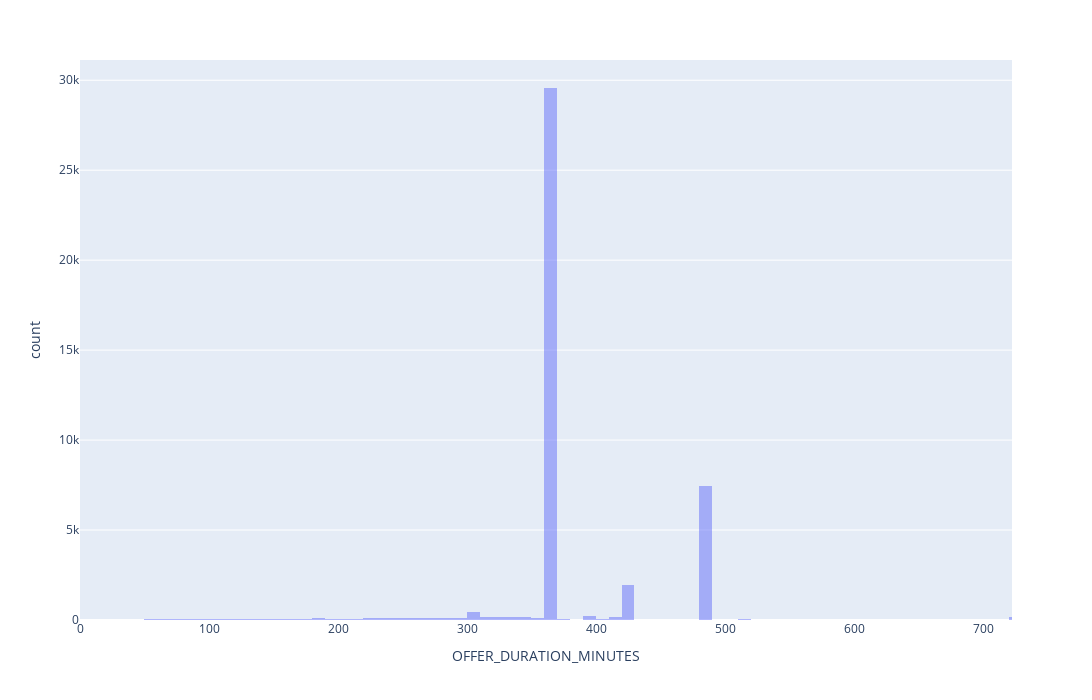

The notebook cell this image was saved under:
### Code cell
fig = px.histogram(data, x="OFFER_DURATION_MINUTES", hover_data=data.columns, width=1200, height=700, barmode="overlay", range_x=(0,722), nbins=int(data["OFFER_DURATION_MINUTES"].max()/10))
fig.show()

### Figure 1 — Plotly figure (JSON) as saved in the notebook; plotly's stock layout.template omitted (floating-point values rounded to 4 significant figures; data arrays with more than 128 entries replaced by an {"elided": "..."} marker saying what was removed)
{"data": [{"alignmentgroup": "True", "bingroup": "x", "hovertemplate": "OFFER_DURATION_MINUTES=%{x}<br>count=%{y}<extra></extra>", "legendgroup": "", "marker": {"color": "#636efa", "opacity": 0.5, "pattern": {"shape": ""}}, "name": "", "nbinsx": 628, "offsetgroup": "", "orientation": "v", "showlegend": false, "type": "histogram", "x": {"elided": "42820 int values"}, "xaxis": "x", "yaxis": "y"}], "layout": {"barmode": "overlay", "height": 700, "legend": {"tracegroupgap": 0}, "margin": {"t": 60}, "width": 1200, "xaxis": {"anchor": "y", "domain": [0, 1], "range": [0, 722], "title": {"text": "OFFER_DURATION_MINUTES"}}, "yaxis": {"anchor": "x", "domain": [0, 1], "title": {"text": "count"}}}}
